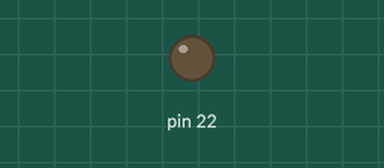
This sketch was run on a simulated Arduino Mega 2560, built with avr-gcc and run on an emulated ATmega2560. Shown: output pins drawn as LEDs (lit = HIGH).

Above: at 2.5 s.
At 7.5 s:
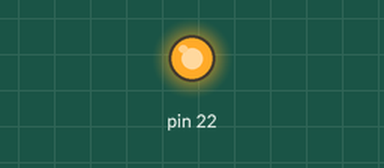
Timing chart, 0 to 13.0 s (numbered marks = the images above):
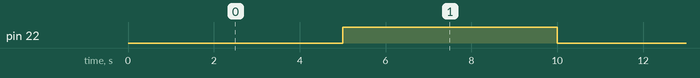

Measured:
- by itself, pin 22: alternates HIGH for 5.0 s and LOW for 5.0 s

The sketch:

arduino_test_relay_5s.ino
```cpp
void setup() {
  pinMode(22, OUTPUT);

}

void loop() {
  digitalWrite(22 , LOW);  // or try HIGH if LOW doesn't work
  delay(5000);
  digitalWrite(22 , HIGH);  // or try HIGH if LOW doesn't work
  delay(5000);
}
```
